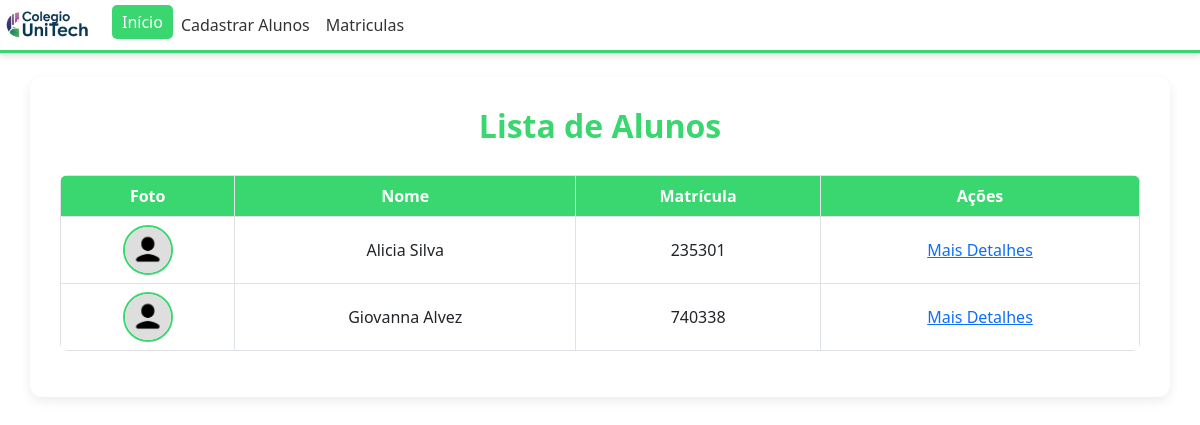
The page /listar_alunos.php (signed in) on the database its author committed.
### tables this page shows
CREATE TABLE `alunos` (
  `matricula` int(11) NOT NULL,
  `nome` varchar(255) NOT NULL,
  `RG` varchar(20) NOT NULL,
  `CPF` varchar(14) NOT NULL,
  `foto_url` varchar(255) DEFAULT NULL,
  `data_nascimento` date NOT NULL,
  `sexo` enum('feminino','masculino','outro') NOT NULL,
  `responsavel` varchar(255) NOT NULL,
  `estado` enum('ativo','inativo') NOT NULL
);

### listar_alunos.php (the view, shortened to what this page needs)
<?php
include 'conexao.php';
$sql = "SELECT * FROM alunos";
$result = $conexao->query($sql);
?>
<!DOCTYPE html>
<html lang="pt-br">
<head>
    <link href="https://cdn.jsdelivr.net/npm/bootstrap@5.3.0-alpha1/dist/css/bootstrap.min.css" rel="stylesheet">
    <link href="style.css"  rel="stylesheet">
  </head>
<body>
<nav class="navbar navbar-expand-lg navbar-light bg-light">
    <a class="navbar-brand"><img src="logo_Unitech.png" alt="Logo da escola" class="navbar-logo"></a>
    <div class="collapse navbar-collapse" id="navbarNav">
      <ul class="navbar-nav">
        <li class="nav-item">
          <a class="nav-link active" aria-current="page" href="index.php">Início</a>
        </li>
        <li class="nav-item">
          <a class="nav-link" href="cadastro_aluno.php">Cadastrar Alunos</a>
        </li>
        <li class="nav-item">
          <a class="nav-link" href="listar_alunos.php">Matriculas</a>
        </li>
      </ul>
    </div>
  </nav>
    <div class="container my-4">
        <h2 class="text-center">Lista de Alunos</h2>
        <table class="table table-bordered">
            <thead>
                <tr>
                    <th scope="col">Foto</th>
                    <th scope="col">Nome</th>
                    <th scope="col">Matrícula</th>
                    <th scope="col">Ações</th>
                </tr>
            </thead>
            <tbody>
                <?php while ($aluno = $result->fetch_assoc()): ?>
                    <tr>
                        <td>
                            <img src="<?php echo !empty($aluno['foto_url']) ? $aluno['foto_url'] : 'perfil.png'; ?>" alt="Foto de <?php echo $aluno['nome']; ?>" width="50" height="50">
                        </td>
                        <td><?php echo $aluno['nome']; ?></td>
                        <td><?php echo $aluno['matricula']; ?></td>
                        <td>
                          <a href="detalhes.php?matricula=<?php echo $aluno['matricula']; ?>" class="link-detalhes">Mais Detalhes</a>
                        </td>
                    </tr>
                <?php endwhile; ?>
            </tbody>
        </table>
    </div>
</body>
</html>

### style.css (style rules this page uses)
.navbar-logo { height: 40px; }
.navbar { background-color: #ffffff !important; border: none; margin: 0; padding: 0; border-bottom: 3px solid #3AD770; box-shadow: 0 4px 6px rgba(0,0,0,0.1); }
.navbar + * { margin-top: 30px; }
.navbar-nav .nav-link { color: #333333; font-weight: 500; transition: all 0.3s ease; }
.navbar-nav .nav-link:hover, .navbar-nav .nav-link.active { color: white !important; background-color: #3AD770; border-radius: 5px; padding: 5px 10px; }

### listar_alunos.php (style rules this page uses)
.container { background-color: #fff; padding: 30px; border-radius: 12px; box-shadow: 0 4px 12px rgba(0, 0, 0, 0.08); }
h2.text-center { margin-bottom: 30px; font-weight: bold; color: #3AD770; }
.table { background-color: #fafafa; border-radius: 8px; overflow: hidden; }
.table th { background-color: #3AD770; color: white; text-align: center; vertical-align: middle; }
.table td { vertical-align: middle; text-align: center; }
.table img { border-radius: 50%; border: 2px solid #3AD770; object-fit: cover; }
.link-detalhes { color: #0d6efd; text-decoration: underline; font-weight: 500; cursor: pointer; transition: color 0.2s ease; }

### rows shown on the page
alunos: nome "Alicia Silva", matricula "235301"
alunos: nome "Giovanna Alvez", matricula "740338"
